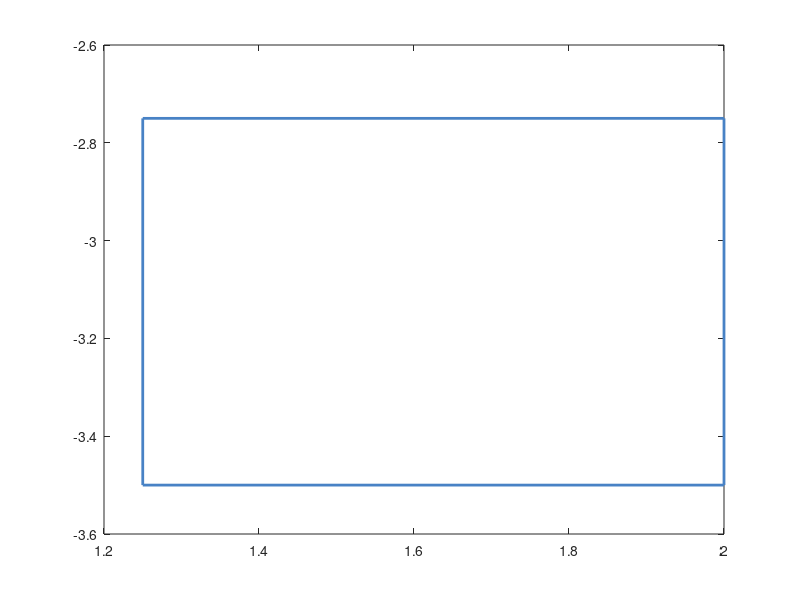

Recreate this plot in MATLAB. (Note: this script raises an error after producing the figure.)
% Target Set
plot( [1.25, 2, 2, 1.25, 1.25], [-3.5,-3.5,-2.75,-2.75,-3.5] , 'color' , [72/255 130/255 197/255], 'LineWidth', 2.0);
hold on;
clear;

Ts = 0.2;  % Sample Time
N = 3;    % Prediction horizon
Duration = 8; % Simulation horizon

global simulation_result;


% Initial sets limits [-1,1]^2

for m=1:100

x0 = -4.5 + 0.1*rand(1);
y0 = 0 + 0.1*rand(1);
z0 = 0 + 0.1*rand(1);
x = [x0;y0;z0];

simulation_result = x;



% Things specfic to the model  ends here

options = optimoptions('fmincon','Algorithm','sqp','Display','none');
uopt = zeros(N,1);

u_max = 0;
u_his = [];

x_now = zeros(3,1);
x_next = zeros(3,1);
z = zeros(4,1);

x_now = x;

% Start simulation
for ct = 1:(Duration/Ts)
     u = NN_output_tanh(x_now,0,1,'nn_tanh_origin');
     u_his = [u_his,u];

     
     z(1) = x_now(1) ;
     z(2) = x_now(2) ;
     z(3) = x_now(3) ;

     z(4) = u ;

     x_next = system_eq_dis(x_now, Ts, u);
     x = x_next;
     x_now = x_next;

end

plot(simulation_result(1,:),simulation_result(2,:), 'color', [223/255, 67/255, 69/255]);

set(gca,'FontSize',16)
hold on;

end

% Wall
line([5.142, -5.315], [-5.591, -5.591], 'LineWidth', 3, 'color', [237/255, 201/255, 72/255]);
line([-5.315, -5.315], [-5.591, 1], 'LineWidth', 3, 'color', [237/255, 201/255, 72/255]);
line([5.142, 5.142], [-5.591, 1], 'LineWidth', 3, 'color', [237/255, 201/255, 72/255]);
line([3.030, -2.236], [-2.374, -2.374], 'LineWidth', 3, 'color', [237/255, 201/255, 72/255]);
line([3.030, 3.030], [-2.374, 1], 'LineWidth', 3, 'color', [237/255, 201/255, 72/255]);
line([-2.236, -2.236], [-2.374, 1], 'LineWidth', 3, 'color', [237/255, 201/255, 72/255]);

% Barrel
line([-1.25, -1.25], [-4.25, -3.75], 'LineWidth', 3, 'color', [237/255, 201/255, 72/255]);
line([-0.75, -0.75], [-4.25, -3.75], 'LineWidth', 3, 'color', [237/255, 201/255, 72/255]);
line([-1.25, -0.75], [-4.25, -4.25], 'LineWidth', 3, 'color', [237/255, 201/255, 72/255]);
line([-1.25, -0.75], [-3.75, -3.75], 'LineWidth', 3, 'color', [237/255, 201/255, 72/255]);

fig = gcf;
fig.PaperPositionMode = 'auto';
fig_pos = fig.PaperPosition;
fig.PaperSize = [fig_pos(3) fig_pos(4)];
text(0, 0.7, 'L=348.6', 'FontSize',18);
text(0, 0.1, 'tanh', 'FontSize',18);
print(fig,'./Benchmarks/benchmark_tanh_origin','-dpdf')
export_fig ./Benchmarks/benchmark_tanh_origin.pdf